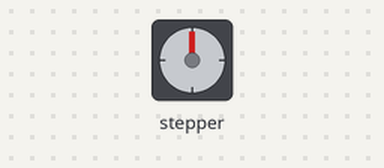
A sketch run on a simulated Arduino Uno, built with avr-gcc and run on an emulated ATmega328P. Parts: stepper motor. Wiring (inferred from the names in the program): stepper motor driver (200 steps per turn assumed): step pin 10; direction pin 9; enable pin 8.

Above: at 0.05 s.
At 0.4 s:
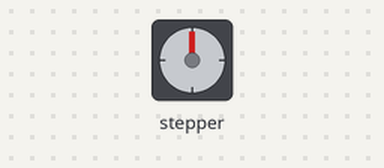
At 1.45 s:
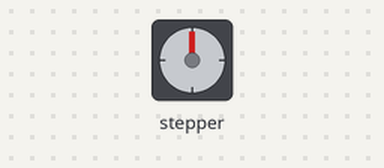
At 2.75 s:
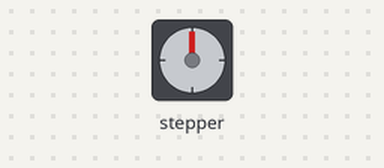
Timing chart, 0 to 6.4 s (numbered marks = the images above):
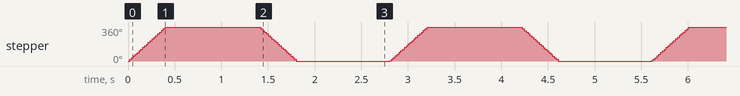

The sketch:

Stepper_Motor.ino
```cpp
int EN = 8;
int DIR = 9;
int STEP = 10;

int i;
int revolution = 200;

void setup()
{
  Serial.begin(9600);

  pinMode(EN, OUTPUT);
  pinMode(DIR, OUTPUT);
  pinMode(STEP, OUTPUT);
}

void loop()
{
  digitalWrite(EN, LOW);
  digitalWrite(DIR, HIGH);              //Set the spinning direction clockwise

  for(i = 0; i < revolution; i++)       //Spin the stepper motor 1 revolution quickly
  {
    digitalWrite(STEP, HIGH);
    delayMicroseconds(1000);
    digitalWrite(STEP, LOW);
    delayMicroseconds(1000);
  }

  delay(1000);
  digitalWrite(DIR, LOW);               //Set the spinning direction counterclockwise

  for(i = 0; i < revolution; i++)       //Spin the stepper motor 1 revolution quickly
  {
    digitalWrite(STEP, HIGH);
    delayMicroseconds(1000);
    digitalWrite(STEP, LOW);
    delayMicroseconds(1000);
  }

  digitalWrite(EN, HIGH);
  delay(1000);
}
```

Measured:
- by itself, stepper: turns 360° clockwise in 0.38 s, then 360° counter-clockwise in 0.40 s, repeating every 2.8 s
